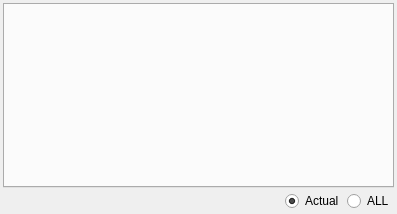
<?xml version="1.0" encoding="UTF-8"?>
<ui version="4.0">
 <class>MeteoWidget</class>
 <widget class="QWidget" name="MeteoWidget">
  <property name="geometry">
   <rect>
    <x>0</x>
    <y>0</y>
    <width>397</width>
    <height>214</height>
   </rect>
  </property>
  <property name="sizePolicy">
   <sizepolicy hsizetype="MinimumExpanding" vsizetype="MinimumExpanding">
    <horstretch>0</horstretch>
    <verstretch>0</verstretch>
   </sizepolicy>
  </property>
  <property name="focusPolicy">
   <enum>Qt::NoFocus</enum>
  </property>
  <property name="windowTitle">
   <string>Метео</string>
  </property>
  <layout class="QHBoxLayout" name="horizontalLayout">
   <property name="spacing">
    <number>3</number>
   </property>
   <property name="margin">
    <number>3</number>
   </property>
   <item>
    <layout class="QVBoxLayout" name="verticalLayout">
     <item>
      <widget class="QTabWidget" name="tabWidget">
       <property name="sizePolicy">
        <sizepolicy hsizetype="Expanding" vsizetype="Expanding">
         <horstretch>0</horstretch>
         <verstretch>0</verstretch>
        </sizepolicy>
       </property>
       <property name="currentIndex">
        <number>-1</number>
       </property>
      </widget>
     </item>
     <item>
      <layout class="QHBoxLayout" name="horizontalLayout_2">
       <item>
        <spacer name="horizontalSpacer">
         <property name="orientation">
          <enum>Qt::Horizontal</enum>
         </property>
         <property name="sizeHint" stdset="0">
          <size>
           <width>40</width>
           <height>20</height>
          </size>
         </property>
        </spacer>
       </item>
       <item>
        <widget class="QRadioButton" name="btnActual">
         <property name="text">
          <string>Actual</string>
         </property>
         <property name="checked">
          <bool>true</bool>
         </property>
        </widget>
       </item>
       <item>
        <widget class="QRadioButton" name="btnAll">
         <property name="text">
          <string>ALL</string>
         </property>
        </widget>
       </item>
      </layout>
     </item>
    </layout>
   </item>
  </layout>
 </widget>
 <resources/>
 <connections/>
</ui>
